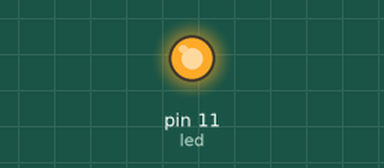
This sketch was run on a simulated Arduino Uno, built with avr-gcc and run on an emulated ATmega328P. Shown: output pins drawn as LEDs (lit = HIGH).

Above: at 7.5 s.
At 25.0 s:
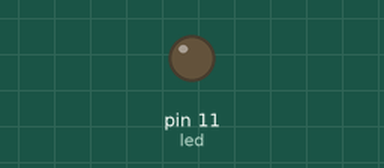
Timing chart, 0 to 45.5 s (numbered marks = the images above):
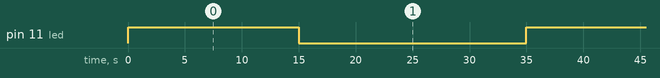

The sketch:

RGB.ino
```cpp
int  led =  11;

//MARKTIN ANDRES CASTILLO CUERVO YY ANDREY YULIAN BENITEZ

void setup()
{
  pinMode(led, OUTPUT);

}

void loop()
{
  while(true){

  digitalWrite(led, HIGH);
  delay(15000);
  digitalWrite(led, LOW);
  delay(20000);
  digitalWrite(led, HIGH);
  delay(15000);
  digitalWrite(led, LOW);
  delay(20000);
  }


}
```

Measured:
- by itself, pin 11 (led): alternates HIGH for 15.0 s and LOW for 20.0 s
